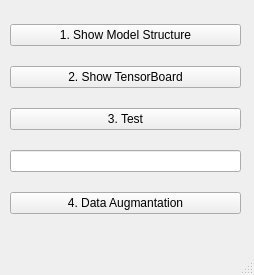
<?xml version="1.0" encoding="UTF-8"?>
<ui version="4.0">
 <class>MainWindow</class>
 <widget class="QMainWindow" name="MainWindow">
  <property name="geometry">
   <rect>
    <x>0</x>
    <y>0</y>
    <width>254</width>
    <height>275</height>
   </rect>
  </property>
  <property name="windowTitle">
   <string>MainWindow</string>
  </property>
  <widget class="QWidget" name="centralwidget">
   <widget class="QWidget" name="verticalLayoutWidget">
    <property name="geometry">
     <rect>
      <x>10</x>
      <y>10</y>
      <width>231</width>
      <height>221</height>
     </rect>
    </property>
    <layout class="QVBoxLayout" name="verticalLayout">
     <item>
      <widget class="QPushButton" name="pushButton5_1">
       <property name="text">
        <string>1. Show Model Structure</string>
       </property>
      </widget>
     </item>
     <item>
      <widget class="QPushButton" name="pushButton5_2">
       <property name="text">
        <string>2. Show TensorBoard</string>
       </property>
      </widget>
     </item>
     <item>
      <widget class="QPushButton" name="pushButton5_3">
       <property name="text">
        <string>3. Test</string>
       </property>
      </widget>
     </item>
     <item>
      <widget class="QLineEdit" name="lineEdit"/>
     </item>
     <item>
      <widget class="QPushButton" name="pushButton5_4">
       <property name="text">
        <string>4. Data Augmantation</string>
       </property>
      </widget>
     </item>
    </layout>
   </widget>
  </widget>
  <widget class="QMenuBar" name="menubar">
   <property name="geometry">
    <rect>
     <x>0</x>
     <y>0</y>
     <width>254</width>
     <height>21</height>
    </rect>
   </property>
  </widget>
  <widget class="QStatusBar" name="statusbar"/>
 </widget>
 <resources/>
 <connections/>
</ui>
